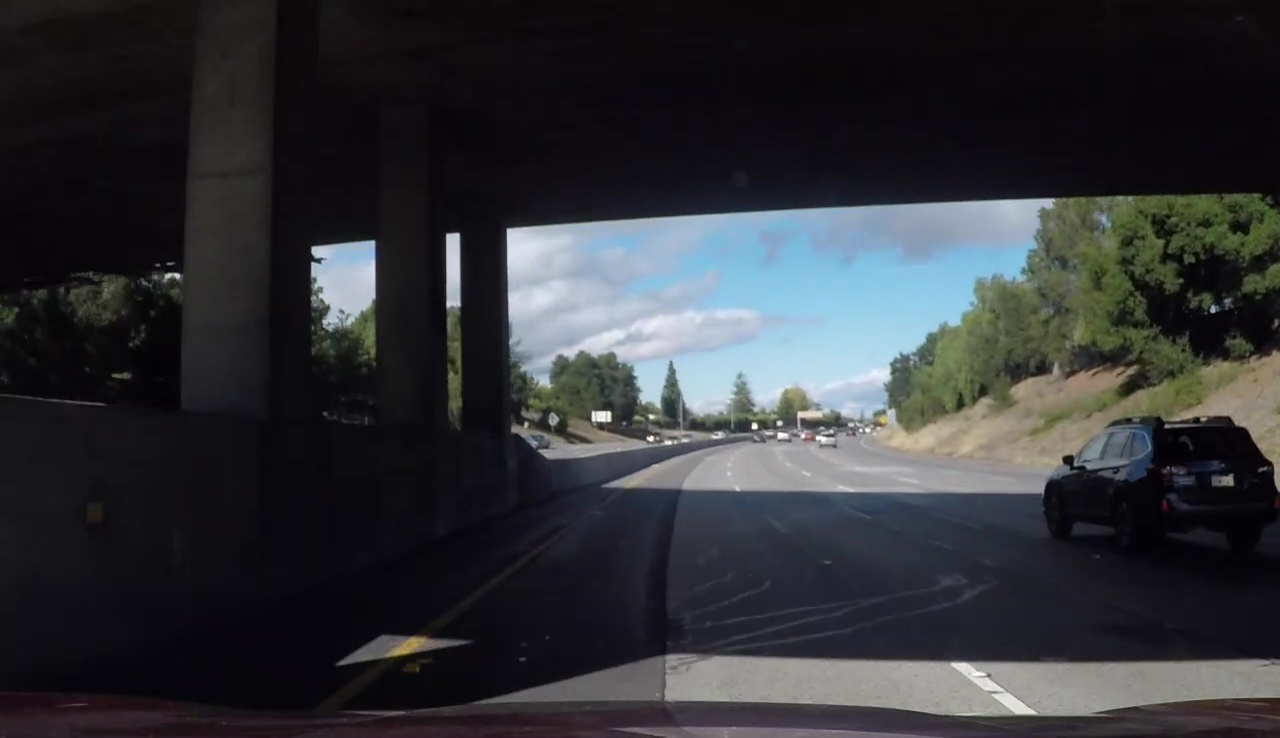
#> input picture challenge_video_snapshot.jpg, 1280 x 738 px
$ python -i line_fit_video.py   (imports and definitions only)   (older library calls are emulated)
#> lines starting #> are read from the running program, lines starting #| are printed output that depends on the picture
### line_fit.py
import cv2
import numpy as np
from preproc_images import preproc_images

# [295 lines left out: functions lines_fits, quick_fit, lines_cr, offset_v, viz_fits, final_output, not called in this run]
#------------------------------------------------------------------------------------------------------------------------------------------
#define a line class to smooth the fit line
class Line():

    def __init__(self,N_LastToAvg):
        #how many last n line to average
        self.N_LastToAvg = N_LastToAvg
        #assume first not detected
        self.detected = False
        #fit coefficients of x = A*y**2+B*y+C
        self.A = []
        self.B = []
        self.C = []
        #self.D = []
        #average of last n fit coefficients
        self.avg_A = 0.
        self.avg_B = 0.
        self.avg_C = 0.
        #self.avg_D = 0.
        #last n line curverads
        self.Cur = []
        #average of last n line curverads
        self.avg_Cur = 0.


    # [27 lines left out: functions get_LastN_Avg_ABC_Cur, add_ABC_Cur, not called in this run]


### line_fit_video.py
import numpy as np
import cv2
import matplotlib.pyplot as plt
import pickle
from moviepy.editor import VideoFileClip

import calibrating_camera as cc
from preproc_images import preproc_images
from line_fit import *

# [2 lines not run here, left out]
# [1 line that did not run here, left out]
# [1 line that did not run here, left out]

# [4 lines not run here, left out]

windows_cfg = (9,80,100) #(9,80,50)

N_LastToAvg = 10
detected = False
slow_fit_again = 0
left_line = Line(N_LastToAvg)
right_line = Line(N_LastToAvg)

# MoviePy video annotation will call this function
def line_fit_video(src):

    global comeraMatrix, distCoeffs, M, Minv, slow_fit_again
    global windows_cfg, curverad_cfg
    global left_line, right_line, detected

    undisted,warped, combined_binary, roi_combined_binary = preproc_images(src, comeraMatrix, distCoeffs, M,)

    h,w = warped.shape
    histogram_cfg = (h//2,h,0,w)
    curverad_cfg = (h-1,30/720,3.7/700)

    # Perform fit
    if not detected:
    # Slow line fit
        fits,windows_warped,nonzeroy,nonzerox = lines_fits(warped,undisted,
                                                           Minv,
                                                           left_line, right_line,
                                                           histogram_cfg,windows_cfg,curverad_cfg)

        fits_warped, out_img_fit = viz_fits(warped,nonzerox,nonzeroy,fits,windows_cfg)

        curverads, detected = lines_cr(warped, fits, left_line, right_line, curverad_cfg, detected)
    # add moving average of line fit coefficients
        left_fit = fits['left_fit']
        right_fit = fits['right_fit']
        left_cur = curverads['left_curverad']
        right_cur = curverads['right_curverad']
        left_line.add_ABC_Cur(left_fit,left_cur)
        right_line.add_ABC_Cur(right_fit,right_cur)
        detected = True  # slow line fit always detects the line

    else:
    # Fast line fit
        left_fit,left_Cur = left_line.get_LastN_Avg_ABC_Cur()
        right_fit,right_Cur = right_line.get_LastN_Avg_ABC_Cur()
        fits, nonzerox, nonzeroy, detected = quick_fit(warped, left_fit, right_fit, left_line, right_line, windows_cfg, detected)

        fits_warped, out_img_fit = viz_fits(warped,nonzerox,nonzeroy,fits,windows_cfg)

        # Only make updates if we detected lines in current frame
        if fits is not None:

            # [5 lines of commented-out code are left out]

            left_fit = fits['left_fit']
            right_fit = fits['right_fit']

            curverads, detected = lines_cr(warped, fits, left_line, right_line, curverad_cfg, detected)
            left_cur = curverads['left_curverad']
            right_cur = curverads['right_curverad']

            left_fit = left_line.add_ABC_Cur(left_fit,left_cur)
            right_fit = right_line.add_ABC_Cur(right_fit,right_cur)

        else:
            detected = False

    offset_vehicle = offset_v(warped,fits,curverad_cfg)

    # Perform final visualization on top of original undistorted image
    result = final_output(warped,undisted,fits,Minv,curverads,offset_vehicle)

    result_w = result.shape[1]
    result_h = result.shape[0]

    rw = warped.shape[1]//5
    rh = warped.shape[0]//5

    combined_binary = cv2.resize(combined_binary, (rw, rh))
    combined_binary = np.dstack((combined_binary, combined_binary, combined_binary))*255

    roi_combined_binary = cv2.resize(roi_combined_binary, (rw, rh))
    roi_combined_binary = np.dstack((roi_combined_binary, roi_combined_binary, roi_combined_binary))*255

    warped = cv2.resize(warped, (rw, rh))
    warped = np.dstack((warped, warped, warped))*255

    fits_warped = cv2.resize(fits_warped, (rw, rh))


    result[10 : rh+10,
           result_w*4//5 : result_w*4//5+rw,
           0 : 3] = combined_binary

    result[2*10+rh : 10*2+2*rh,
           result_w*4//5 : result_w*4//5+rw,
           0 : 3] = roi_combined_binary

    result[3*10+2*rh : 3*10+3*rh,
           result_w*4//5 : result_w*4//5+rw,
           0 : 3] = warped

    result[4*10+3*rh : 4*10+4*rh,
           result_w*4//5 : result_w*4//5+rw,
           0 : 3] = fits_warped

    return result

def line_fit_video_proc(input_file, output_file):

    video = VideoFileClip(input_file).subclip(0, 20)
    line_fit_video_output = video.fl_image(line_fit_video)
    line_fit_video_output.write_videofile(output_file, audio=False)

>>> import cv2
>>> picture = cv2.imread('challenge_video_snapshot.jpg', cv2.IMREAD_GRAYSCALE)
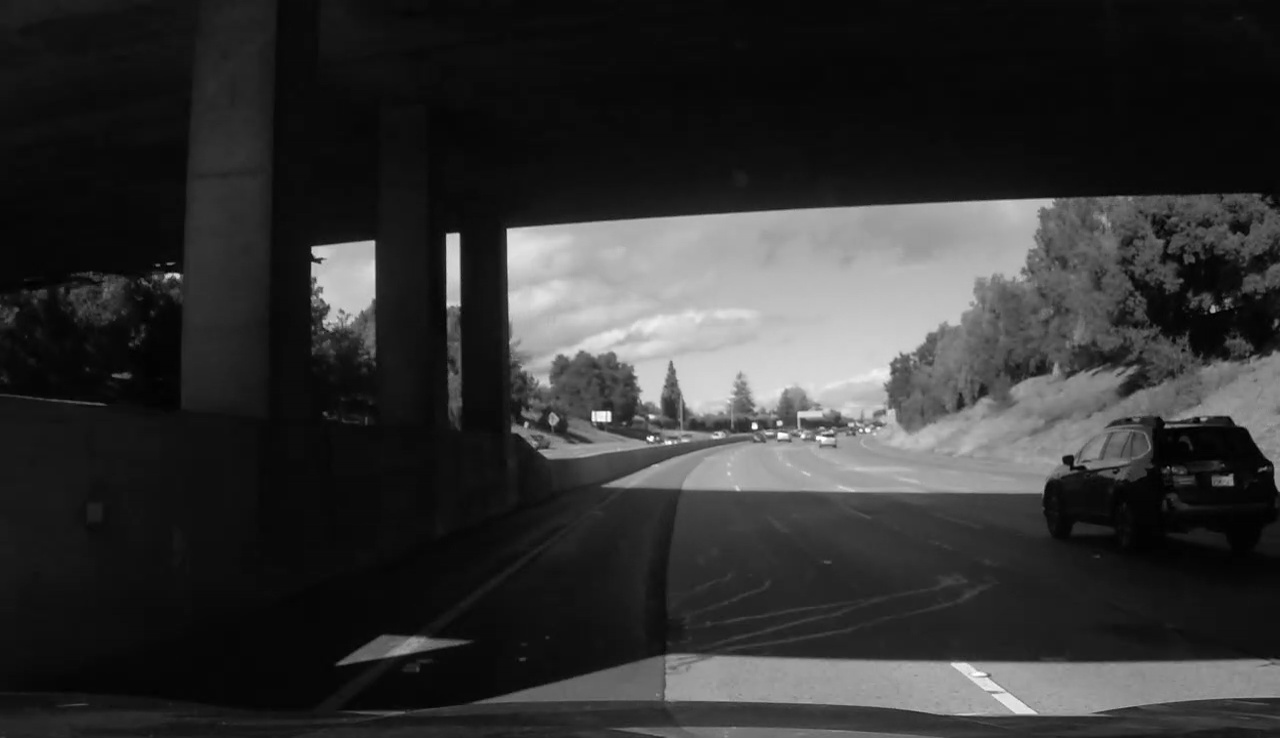
#> picture: shape (738, 1280); min 0, max 255, mean 50.7
#> (the run stopped early here; a loop or call above may not have finished)
